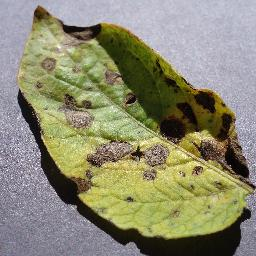
#> input picture api/tests/camera_fixtures/Potato___Early_blight.jpg, 256 x 256 px
$ python -i leaf_localization.py   (imports and definitions only)   (older library calls are emulated)
#> lines starting #> are read from the running program, lines starting #| are printed output that depends on the picture; after the words box and inside, x2 and y2 are one past the last pixel; in counts of white or black regions, pixels touching at a corner belong together
"""
CropCare v3.0 - Leaf Localization and Computer Vision Module
Provides OpenCV-based real-time and server-side leaf detection,
vegetation verification, contour extraction, and bounding box localization.
"""

import cv2
import numpy as np


def detect_leaf_contours(cv_img_rgb):
    """
    Analyzes an RGB image to detect foliar plant matter using multi-spectral
    color analysis (HSV + LAB + Excess Green), morphological contour segmentation,
    and texture gradient verification.

    Returns:
        dict containing:
            - leaf_detected (bool): Whether a valid plant leaf is detected.
            - confidence (float): Localization confidence score [0.0 - 1.0].
            - bounding_box (dict): Normalized coords {x, y, width, height, area_pct}.
            - pixel_box (dict): Pixel coords {x, y, width, height}.
            - foliage_ratio (float): Percentage of image containing leaf tissue.
            - message (str): Human-readable diagnostic message.
            - stability_score (float): Quality score based on contour solidity & texture.
    """
    if cv_img_rgb is None or cv_img_rgb.size == 0:
        return {
            "leaf_detected": False,
            "confidence": 0.0,
            "bounding_box": None,
            "pixel_box": None,
            "foliage_ratio": 0.0,
            "message": "Empty or invalid image frame.",
            "stability_score": 0.0
        }

    h, w = cv_img_rgb.shape[:2]
#> h = 256; w = 256
    total_pixels = h * w
#> total_pixels = 65536

    # 1. Multi-spectral Color Space Transformations
    hsv = cv2.cvtColor(cv_img_rgb, cv2.COLOR_RGB2HSV)
#> hsv: shape (256, 256, 3); mean H, S, V 67.4, 84.8, 147.2
    lab = cv2.cvtColor(cv_img_rgb, cv2.COLOR_RGB2LAB)
#> lab: shape (256, 256, 3); mean of channels 0, 1, 2 143.7, 125.3, 141.4
    lab_l, lab_a, lab_b = cv2.split(lab)
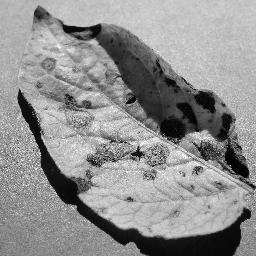
#> lab_l: shape (256, 256); min 0, max 254, mean 143.7
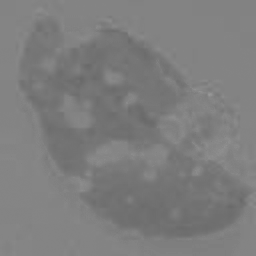
#> lab_a: shape (256, 256); min 105, max 152, mean 125.3
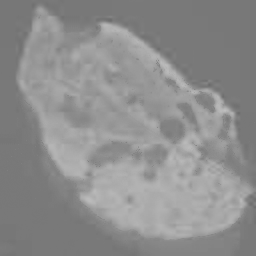
#> lab_b: shape (256, 256); min 108, max 191, mean 141.4

    r = cv_img_rgb[:, :, 0].astype(np.float32)
    g = cv_img_rgb[:, :, 1].astype(np.float32)
    b = cv_img_rgb[:, :, 2].astype(np.float32)
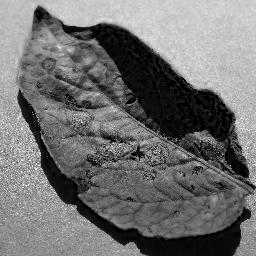
#> b: shape (256, 256) float32; min 0, max 255, mean 113.3

    # 2. Vegetation Color Masks (Healthy Green, Chlorotic Yellow, Necrotic Brown)
    # Healthy Green foliage: HSV Hue 24-95, Sat > 25, Val > 25
    mask_hsv_green = cv2.inRange(hsv, np.array([24, 25, 25]), np.array([95, 255, 255]))
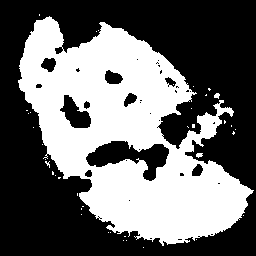
#> mask_hsv_green: shape (256, 256); 42.1% white; 39 white regions (36 under 20 px), largest, box (x1, y1, x2, y2) and area: (18, 16, 254, 246) 27424, (196, 153, 203, 158) 26, (214, 93, 220, 99) 25
    mask_lab_green = cv2.inRange(lab_a, 0, 126)
#> mask_lab_green: shape (256, 256); 43.2% white; 50 white regions (43 under 20 px), largest, box (x1, y1, x2, y2) and area: (18, 16, 254, 254) 27846, (121, 234, 141, 241) 76, (216, 232, 240, 241) 57
    mask_green = cv2.bitwise_and(mask_hsv_green, mask_lab_green)
#> mask_green: shape (256, 256); 41.4% white; 43 white regions (40 under 20 px), largest, box (x1, y1, x2, y2) and area: (18, 16, 254, 246) 26905, (226, 107, 234, 115) 39, (218, 108, 225, 114) 29

    # Chlorotic Yellow / Pale Foliage: HSV Hue 16-24, Sat > 30, Val > 30, LAB b* >= 130
    mask_hsv_yellow = cv2.inRange(hsv, np.array([16, 30, 30]), np.array([24, 255, 255]))
#> mask_hsv_yellow: shape (256, 256); 8% white; 96 white regions (76 under 20 px), largest, box (x1, y1, x2, y2) and area: (160, 79, 256, 195) 2071, (66, 141, 170, 214) 1117, (28, 7, 95, 54) 454
    mask_lab_yellow = cv2.inRange(lab_b, 130, 255)
#> mask_lab_yellow: shape (256, 256); 58.8% white; 43 black regions (35 under 20 px), largest, box (x1, y1, x2, y2) and area: (0, 0, 256, 256) 25653, (230, 192, 256, 256) 1007, (227, 155, 241, 173) 94
    mask_yellow = cv2.bitwise_and(mask_hsv_yellow, mask_lab_yellow)

    # Necrotic Brown / Diseased Foliage: HSV Hue 8-16, Sat > 25, Val in [20, 210]
    mask_hsv_brown = cv2.inRange(hsv, np.array([8, 25, 20]), np.array([16, 255, 210]))
#> mask_hsv_brown: shape (256, 256); 5.2% white; 134 white regions (109 under 20 px), largest, box (x1, y1, x2, y2) and area: (200, 120, 253, 187) 785, (89, 141, 167, 166) 709, (58, 19, 96, 43) 289
    mask_brown = cv2.bitwise_and(mask_hsv_brown, mask_lab_yellow)

    # Combine color channels
    mask_foliage = cv2.bitwise_or(mask_green, mask_yellow)
#> mask_foliage: shape (256, 256); 48.4% white; 37 white regions (34 under 20 px), largest, box (x1, y1, x2, y2) and area: (16, 7, 256, 246) 31580, (232, 148, 241, 155) 35, (79, 32, 86, 36) 20
    mask_foliage = cv2.bitwise_or(mask_foliage, mask_brown)
#> mask_foliage: shape (256, 256); 53.1% white; 169 black regions (159 under 20 px), largest, box (x1, y1, x2, y2) and area: (0, 0, 256, 256) 29594, (160, 119, 183, 138) 297, (177, 103, 199, 125) 166

    # Reject non-plant skin tones (Skin typically has a* > 136 and r > 1.2*g)
    mask_skin = (lab_a > 136) & (r > (1.2 * g))
#> mask_skin: shape (256, 256) bool; 0.71% white in thin lines or dots, all inside (x1, y1, x2, y2) = (35, 8, 249, 191)
    mask_foliage[mask_skin] = 0
#> mask_foliage: shape (256, 256); 52.5% white; 178 black regions (167 under 20 px), largest, box (x1, y1, x2, y2) and area: (0, 0, 256, 256) 29632, (160, 115, 185, 138) 328, (197, 130, 231, 160) 228

    # 3. Morphological Filtering: OPEN first to eliminate isolated noise speckles, then CLOSE to unite lamina
    kernel_open = cv2.getStructuringElement(cv2.MORPH_ELLIPSE, (5, 5))
    kernel_close = cv2.getStructuringElement(cv2.MORPH_ELLIPSE, (7, 7))
    mask_clean = cv2.morphologyEx(mask_foliage, cv2.MORPH_OPEN, kernel_open)
#> mask_clean: shape (256, 256); 50.2% white; 77 black regions (68 under 20 px), largest, box (x1, y1, x2, y2) and area: (0, 0, 256, 256) 31465, (159, 115, 185, 138) 389, (175, 100, 199, 125) 223
    mask_clean = cv2.morphologyEx(mask_clean, cv2.MORPH_CLOSE, kernel_close)
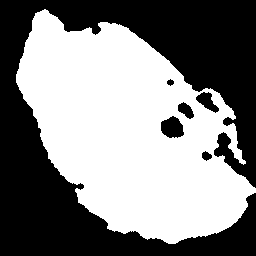
#> mask_clean: shape (256, 256); 51.7% white; 6 black regions

    foliage_pixels = np.sum(mask_clean > 0)
#> foliage_pixels = 33891
    foliage_ratio = round(float(foliage_pixels / max(1, total_pixels)) * 100, 1)
#> foliage_ratio = 51.7

    # Check minimum foliar presence
    if foliage_ratio < 4.0:
        return {
            "leaf_detected": False,
            "confidence": round(float(foliage_ratio / 15.0), 2),
            "bounding_box": None,
            "pixel_box": None,
            "foliage_ratio": foliage_ratio,
            "message": "Searching for plant leaves. Position a leaf inside the frame.",
            "stability_score": 0.0
        }

    # 4. Contour Extraction & Shape Analysis
    contours, _ = cv2.findContours(mask_clean, cv2.RETR_EXTERNAL, cv2.CHAIN_APPROX_SIMPLE)
#> contours = 1 contour; box (x1, y1, x2, y2) and area: (16, 9, 256, 244) 34341
    if not contours:
        return {
            "leaf_detected": False,
            "confidence": 0.0,
            "bounding_box": None,
            "pixel_box": None,
            "foliage_ratio": foliage_ratio,
            "message": "No defined leaf contour detected.",
            "stability_score": 0.0
        }

    min_leaf_area = total_pixels * 0.02
#> min_leaf_area = 1310.7
    valid_contours = [c for c in contours if cv2.contourArea(c) >= min_leaf_area]
#> valid_contours has the same summary as contours

    if not valid_contours:
        return {
            "leaf_detected": False,
            "confidence": 0.25,
            "bounding_box": None,
            "pixel_box": None,
            "foliage_ratio": foliage_ratio,
            "message": "Leaf candidate is too small or distant. Bring camera closer.",
            "stability_score": 0.1
        }

    dominant_contour = max(valid_contours, key=cv2.contourArea)
#> dominant_contour = contour of 517 points, box (x1, y1, x2, y2) (16, 9, 256, 244), area 34341
    c_area = cv2.contourArea(dominant_contour)
#> c_area = 34341
    bx, by, bw, bh = cv2.boundingRect(dominant_contour)
#> bx = 16; by = 9; bw = 240; bh = 235

    # 5. Texture & Gradient Analysis
    gray = cv2.cvtColor(cv_img_rgb, cv2.COLOR_RGB2GRAY)
    roi_gray = gray[by:by+bh, bx:bx+bw]
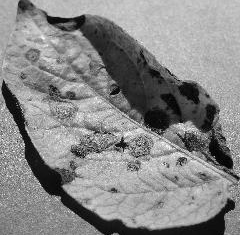
#> roi_gray: shape (235, 240); min 0, max 254, mean 135.5
    laplacian_var = float(cv2.Laplacian(roi_gray, cv2.CV_64F).var()) if roi_gray.size > 0 else 0.0
#> laplacian_var = 5085.8

    hull = cv2.convexHull(dominant_contour)
#> hull = contour of 33 points, box (x1, y1, x2, y2) (16, 9, 256, 244), area 37329
    hull_area = cv2.contourArea(hull)
#> hull_area = 37329
    solidity = float(c_area / max(1.0, hull_area))
#> solidity = 0.92
    aspect_ratio = float(bw) / max(1.0, float(bh))
#> aspect_ratio = 1.02

    is_valid_shape = 0.20 <= aspect_ratio <= 4.5 and solidity >= 0.22
#> is_valid_shape = True
    has_realistic_texture = laplacian_var >= 8.0  # rejects perfectly flat synthetic solids
#> has_realistic_texture = True

    confidence_components = [
        min(1.0, foliage_ratio / 30.0) * 0.35,
        min(1.0, c_area / (total_pixels * 0.25)) * 0.25,
        (1.0 if is_valid_shape else 0.3) * 0.20,
        (1.0 if has_realistic_texture else 0.2) * 0.20
    ]
#> confidence_components = [0.35, 0.25, 0.2, 0.2]
    confidence = round(float(sum(confidence_components)), 2)
#> confidence = 1
    confidence = min(0.99, max(0.10, confidence))
#> confidence = 0.99

    leaf_detected = is_valid_shape and has_realistic_texture and (confidence >= 0.40 or foliage_ratio >= 8.0)
#> leaf_detected = True

    norm_box = {
        "x": round(float(bx / w) * 100, 1),
        "y": round(float(by / h) * 100, 1),
        "width": round(float(bw / w) * 100, 1),
        "height": round(float(bh / h) * 100, 1),
        "area_pct": round(float(c_area / total_pixels) * 100, 1)
    }
#> norm_box = {'x': 6.2, 'y': 3.5, 'width': 93.8, 'height': 91.8, 'area_pct': 52.4}

    pixel_box = {
        "x": int(bx),
        "y": int(by),
        "width": int(bw),
        "height": int(bh)
    }
#> pixel_box = {'x': 16, 'y': 9, 'width': 240, 'height': 235}

    if leaf_detected:
        if confidence >= 0.75:
            msg = "Leaf Detected Successfully — Position Locked."
        else:
            msg = "Leaf Detected — Hold camera steady."
    else:
        msg = "Adjust position or lighting to frame the leaf clearly."

    return {
        "leaf_detected": bool(leaf_detected),
        "confidence": confidence,
        "bounding_box": norm_box,
        "pixel_box": pixel_box,
        "foliage_ratio": foliage_ratio,
        "solidity": round(solidity, 2),
        "laplacian_var": round(laplacian_var, 1),
        "aspect_ratio": round(aspect_ratio, 2),
        "message": msg,
        "stability_score": round(solidity * min(1.0, laplacian_var / 50.0), 2)
    }


def crop_leaf_roi(cv_img_rgb, bounding_box_norm, padding=0.20):
    """
    Extracts the leaf region from an image with context padding,
    ensuring surrounding leaf edges are fully preserved for PyTorch inference.
    """
    h, w = cv_img_rgb.shape[:2]
    bx = int((bounding_box_norm["x"] / 100.0) * w)
    by = int((bounding_box_norm["y"] / 100.0) * h)
    bw = int((bounding_box_norm["width"] / 100.0) * w)
    bh = int((bounding_box_norm["height"] / 100.0) * h)

    pad_w = int(bw * padding)
    pad_h = int(bh * padding)

    x1 = max(0, bx - pad_w)
    y1 = max(0, by - pad_h)
    x2 = min(w, bx + bw + pad_w)
    y2 = min(h, by + bh + pad_h)

    crop = cv_img_rgb[y1:y2, x1:x2]
    return crop if crop.size > 0 else cv_img_rgb

>>> import cv2
>>> picture = cv2.cvtColor(cv2.imread('../../tests/camera_fixtures/Potato___Early_blight.jpg'), cv2.COLOR_BGR2RGB)
>>> result = detect_leaf_contours(picture)
#> result = 10 items

$ run again, on api/tests/camera_fixtures/Tomato___healthy.jpg
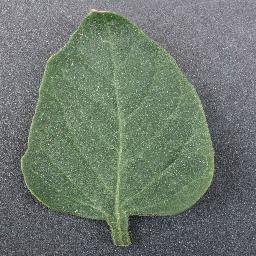
#> input picture api/tests/camera_fixtures/Tomato___healthy.jpg, 256 x 256 px
#> hsv: shape (256, 256, 3); mean H, S, V 85.7, 37.6, 124.4
#> lab: shape (256, 256, 3); mean of channels 0, 1, 2 126, 122, 132.1
#> in detect_leaf_contours, `mask_hsv_green = cv2.inRange(hsv, np.array([24, 25, 25]), np.array([95..`:
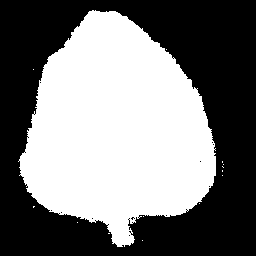
#> mask_hsv_green: shape (256, 256); 47.6% white; 14 white regions (13 under 20 px), largest, box (x1, y1, x2, y2) and area: (18, 10, 216, 247) 31199
#> mask_lab_green: shape (256, 256); 49.4% white; 36 white regions (32 under 20 px), largest, box (x1, y1, x2, y2) and area: (18, 10, 221, 249) 32113, (0, 225, 16, 228) 47, (160, 221, 176, 224) 36, (222, 160, 224, 176) 30
#> mask_green: shape (256, 256); 47.6% white; 13 white regions (12 under 20 px), largest, box (x1, y1, x2, y2) and area: (18, 10, 216, 247) 31191
#> mask_hsv_yellow: shape (256, 256); 0% white in thin lines or dots, all inside (x1, y1, x2, y2) = (98, 10, 99, 11)
#> mask_lab_yellow: shape (256, 256); 48.4% white; 5 white regions (4 under 20 px), largest, box (x1, y1, x2, y2) and area: (18, 7, 218, 248) 31725
#> mask_hsv_brown: shape (256, 256); 0.01% white in thin lines or dots, all inside (x1, y1, x2, y2) = (94, 8, 105, 11)
#> mask_skin: shape (256, 256) bool; every value is 0
#> foliage_pixels = 31056
#> foliage_ratio = 47.4
#> contours = 1 contour; box (x1, y1, x2, y2) and area: (20, 10, 216, 247) 30730
#> valid_contours has the same summary as contours
#> dominant_contour = contour of 334 points, box (x1, y1, x2, y2) (20, 10, 216, 247), area 30730
#> c_area = 30730
#> bx = 20; by = 10; bw = 196; bh = 237
#> in detect_leaf_contours, `roi_gray = gray[by:by+bh, bx:bx+bw]`:
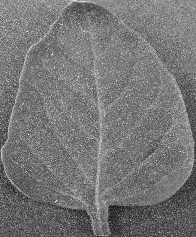
#> roi_gray: shape (237, 196); min 6, max 251, mean 117.9
#> laplacian_var = 7644.4
#> hull = contour of 36 points, box (x1, y1, x2, y2) (20, 10, 216, 247), area 32568
#> hull_area = 32567.5
#> solidity = 0.944
#> aspect_ratio = 0.827
#> is_valid_shape = True
#> confidence_components = [0.35, 0.25, 0.2, 0.2]
#> in detect_leaf_contours, `confidence = round(float(sum(confidence_components)), 2)`: confidence = 1
#> in detect_leaf_contours, `confidence = min(0.99, max(0.10, confidence))`: confidence = 0.99
#> leaf_detected = True
#> norm_box = {'x': 7.8, 'y': 3.9, 'width': 76.6, 'height': 92.6, 'area_pct': 46.9}
#> pixel_box = {'x': 20, 'y': 10, 'width': 196, 'height': 237}
#> result = 10 items
